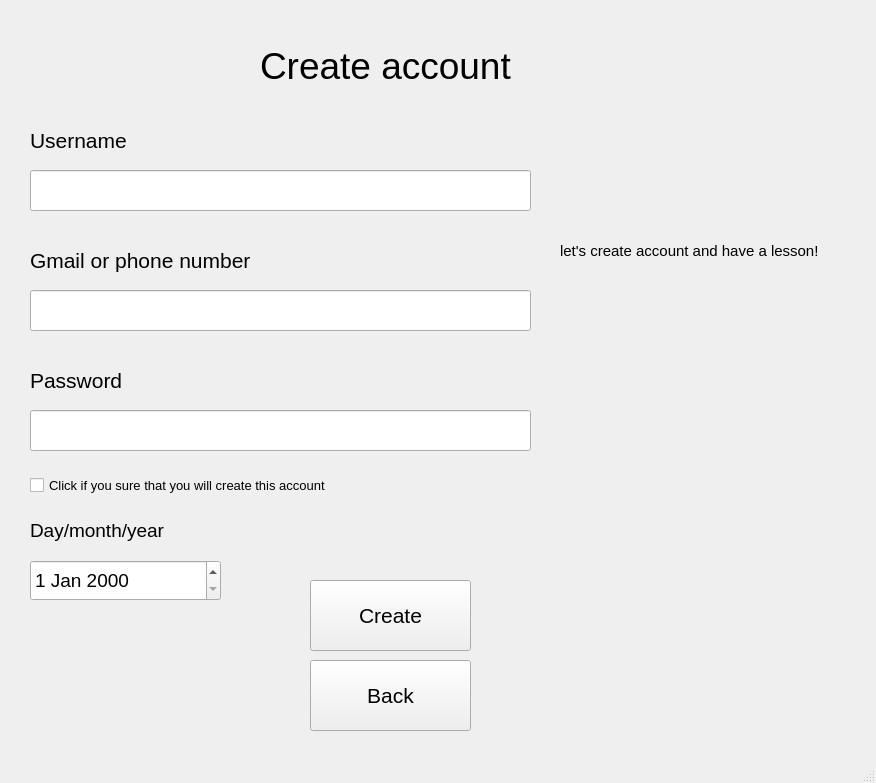
<?xml version="1.0" encoding="UTF-8"?>
<ui version="4.0">
 <class>MainWindow</class>
 <widget class="QMainWindow" name="MainWindow">
  <property name="geometry">
   <rect>
    <x>0</x>
    <y>0</y>
    <width>876</width>
    <height>783</height>
   </rect>
  </property>
  <property name="windowTitle">
   <string>MainWindow</string>
  </property>
  <widget class="QWidget" name="centralwidget">
   <widget class="QLabel" name="label">
    <property name="geometry">
     <rect>
      <x>260</x>
      <y>10</y>
      <width>321</width>
      <height>111</height>
     </rect>
    </property>
    <property name="font">
     <font>
      <pointsize>28</pointsize>
     </font>
    </property>
    <property name="text">
     <string>Create account</string>
    </property>
   </widget>
   <widget class="QLabel" name="label_2">
    <property name="geometry">
     <rect>
      <x>30</x>
      <y>120</y>
      <width>151</width>
      <height>41</height>
     </rect>
    </property>
    <property name="font">
     <font>
      <pointsize>16</pointsize>
     </font>
    </property>
    <property name="text">
     <string>Username</string>
    </property>
   </widget>
   <widget class="QLineEdit" name="lineEdit">
    <property name="geometry">
     <rect>
      <x>30</x>
      <y>170</y>
      <width>501</width>
      <height>41</height>
     </rect>
    </property>
    <property name="font">
     <font>
      <pointsize>14</pointsize>
     </font>
    </property>
    <property name="text">
     <string/>
    </property>
   </widget>
   <widget class="QLabel" name="label_3">
    <property name="geometry">
     <rect>
      <x>30</x>
      <y>240</y>
      <width>281</width>
      <height>41</height>
     </rect>
    </property>
    <property name="font">
     <font>
      <pointsize>16</pointsize>
     </font>
    </property>
    <property name="text">
     <string>Gmail or phone number</string>
    </property>
   </widget>
   <widget class="QLineEdit" name="lineEdit_2">
    <property name="geometry">
     <rect>
      <x>30</x>
      <y>290</y>
      <width>501</width>
      <height>41</height>
     </rect>
    </property>
    <property name="font">
     <font>
      <pointsize>14</pointsize>
     </font>
    </property>
    <property name="text">
     <string/>
    </property>
   </widget>
   <widget class="QLineEdit" name="lineEdit_3">
    <property name="geometry">
     <rect>
      <x>30</x>
      <y>410</y>
      <width>501</width>
      <height>41</height>
     </rect>
    </property>
    <property name="font">
     <font>
      <pointsize>14</pointsize>
     </font>
    </property>
    <property name="text">
     <string/>
    </property>
   </widget>
   <widget class="QLabel" name="label_4">
    <property name="geometry">
     <rect>
      <x>30</x>
      <y>360</y>
      <width>121</width>
      <height>41</height>
     </rect>
    </property>
    <property name="font">
     <font>
      <pointsize>16</pointsize>
     </font>
    </property>
    <property name="text">
     <string>Password</string>
    </property>
   </widget>
   <widget class="QCheckBox" name="checkBox">
    <property name="geometry">
     <rect>
      <x>30</x>
      <y>470</y>
      <width>381</width>
      <height>31</height>
     </rect>
    </property>
    <property name="font">
     <font>
      <pointsize>10</pointsize>
     </font>
    </property>
    <property name="text">
     <string>Click if you sure that you will create this account</string>
    </property>
   </widget>
   <widget class="QDateEdit" name="dateEdit">
    <property name="geometry">
     <rect>
      <x>30</x>
      <y>560</y>
      <width>191</width>
      <height>41</height>
     </rect>
    </property>
    <property name="font">
     <font>
      <pointsize>14</pointsize>
     </font>
    </property>
   </widget>
   <widget class="QLabel" name="label_5">
    <property name="geometry">
     <rect>
      <x>30</x>
      <y>500</y>
      <width>171</width>
      <height>61</height>
     </rect>
    </property>
    <property name="font">
     <font>
      <pointsize>14</pointsize>
     </font>
    </property>
    <property name="text">
     <string>Day/month/year</string>
    </property>
   </widget>
   <widget class="QPushButton" name="pushButton">
    <property name="geometry">
     <rect>
      <x>310</x>
      <y>580</y>
      <width>161</width>
      <height>71</height>
     </rect>
    </property>
    <property name="font">
     <font>
      <pointsize>16</pointsize>
     </font>
    </property>
    <property name="text">
     <string>Create</string>
    </property>
   </widget>
   <widget class="QPushButton" name="pushButton_2">
    <property name="geometry">
     <rect>
      <x>310</x>
      <y>660</y>
      <width>161</width>
      <height>71</height>
     </rect>
    </property>
    <property name="font">
     <font>
      <pointsize>16</pointsize>
     </font>
    </property>
    <property name="text">
     <string>Back</string>
    </property>
   </widget>
   <widget class="QLabel" name="label_6">
    <property name="geometry">
     <rect>
      <x>660</x>
      <y>310</y>
      <width>121</width>
      <height>241</height>
     </rect>
    </property>
    <property name="text">
     <string/>
    </property>
    <property name="pixmap">
     <pixmap>../PTI picture SPCK/Boy.png</pixmap>
    </property>
    <property name="scaledContents">
     <bool>true</bool>
    </property>
   </widget>
   <widget class="QLabel" name="label_7">
    <property name="geometry">
     <rect>
      <x>560</x>
      <y>220</y>
      <width>311</width>
      <height>61</height>
     </rect>
    </property>
    <property name="font">
     <font>
      <pointsize>11</pointsize>
     </font>
    </property>
    <property name="text">
     <string>let's create account and have a lesson!</string>
    </property>
   </widget>
  </widget>
  <widget class="QMenuBar" name="menubar">
   <property name="geometry">
    <rect>
     <x>0</x>
     <y>0</y>
     <width>876</width>
     <height>26</height>
    </rect>
   </property>
  </widget>
  <widget class="QStatusBar" name="statusbar"/>
 </widget>
 <resources/>
 <connections/>
</ui>
